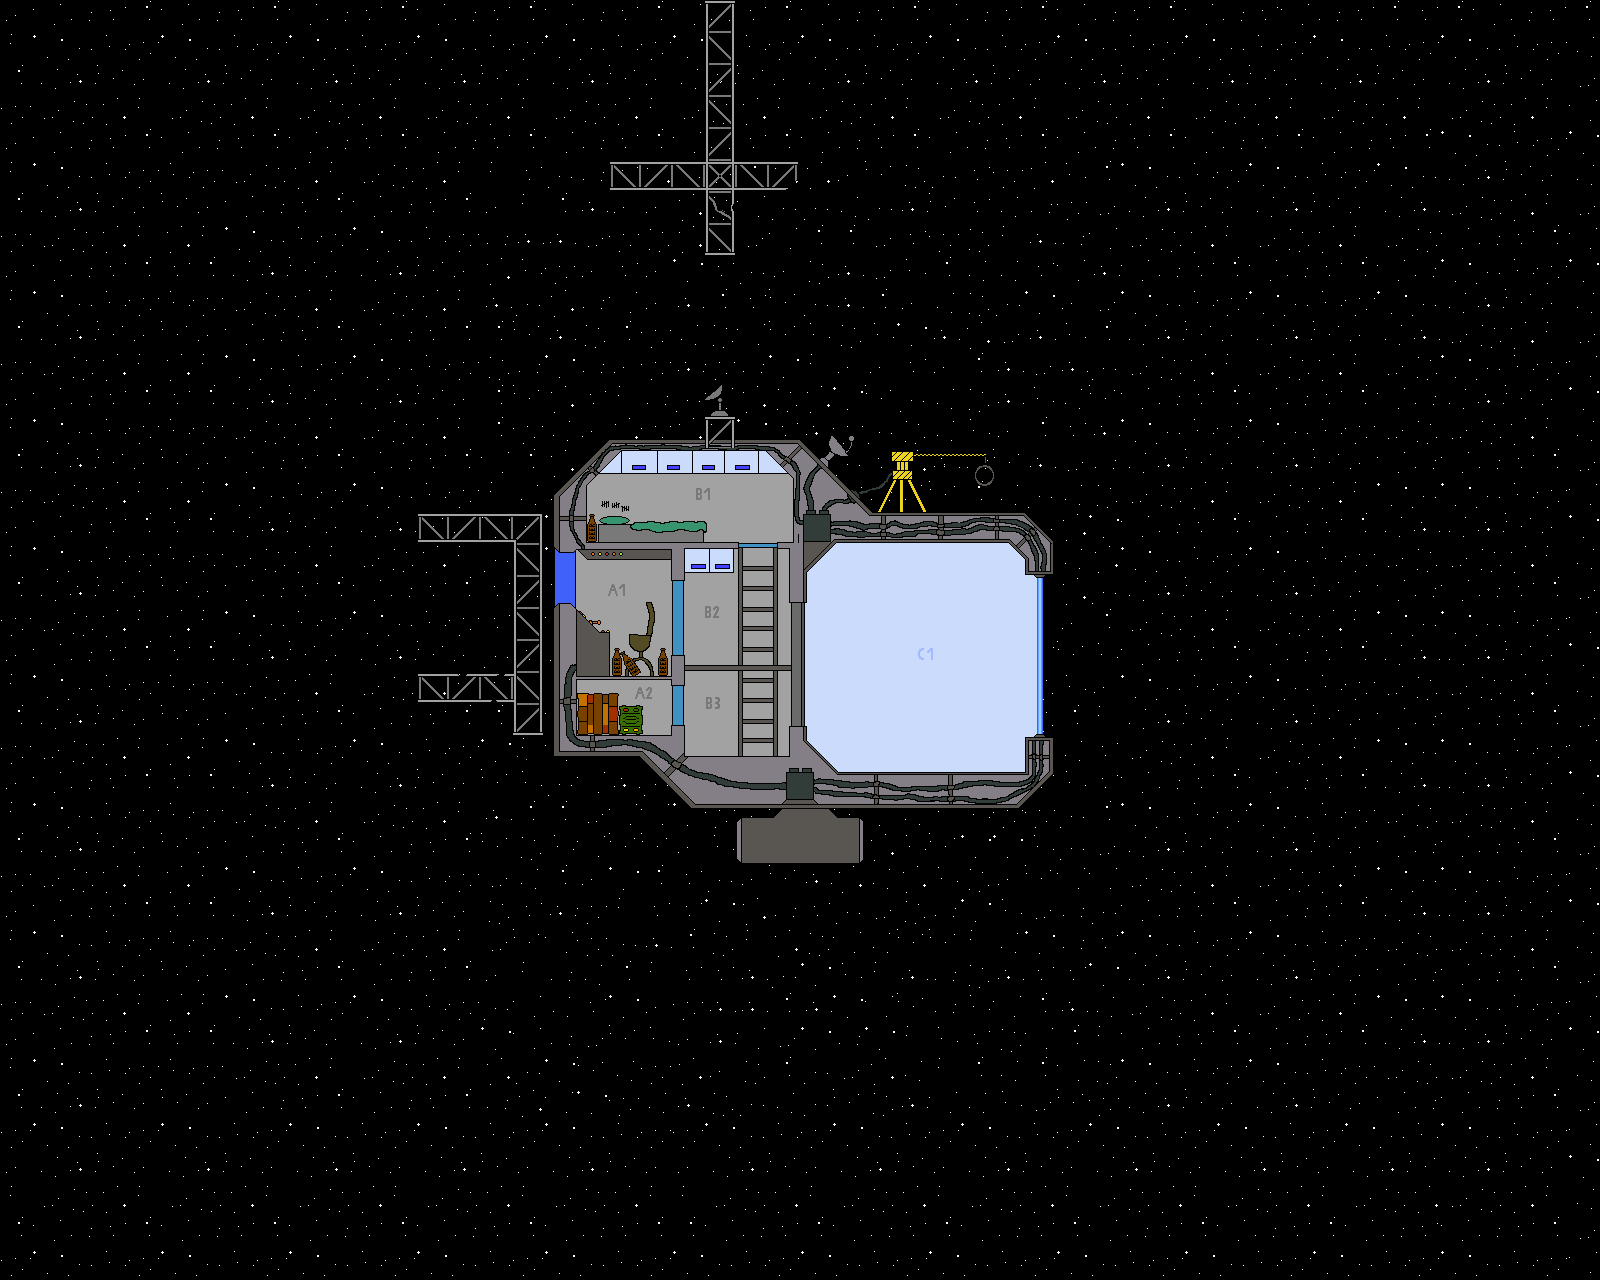

This game map was drawn from its Tiled (.tmx) file and the tilesets committed beside it. A one-line description and the trimmed map source follow:
An orthogonal 50x40 tile map with 32x32 px tiles, 3 tile layers (Space, Background, Collision), 3 tilesets.

<map version="1.4" tiledversion="1.4.1" orientation="orthogonal" renderorder="right-down" width="50" height="40" tilewidth="32" tileheight="32" infinite="0" nextlayerid="5" nextobjectid="1">
 <tileset firstgid="1" source="SpaceStation.tsx" />
 <tileset firstgid="257" source="space_bg.tsx" />
 <tileset firstgid="273" source="SpaceStation_Sprites.tsx" />
 <layer id="3" name="Space" width="50" height="40">
  <data>[2000 cells, 2000 non-empty, 16 distinct tile ids]</data>
 </layer>
 <layer id="1" name="Background" width="50" height="40">
  <data>[2000 cells, 210 non-empty, 210 distinct tile ids]</data>
 </layer>
 <layer id="2" name="Collision" width="50" height="40">
  <data>[2000 cells, 139 non-empty, 127 distinct tile ids]</data>
 </layer>
</map>
